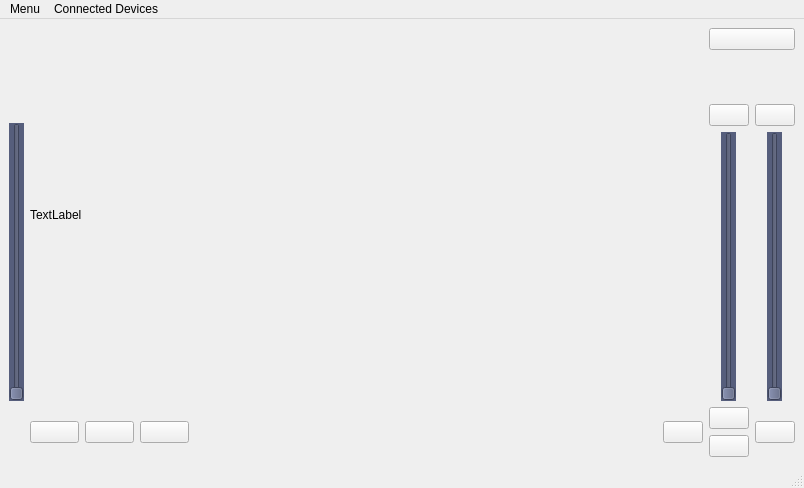
<?xml version="1.0" encoding="UTF-8"?>
<ui version="4.0">
 <class>MainWindow</class>
 <widget class="QMainWindow" name="MainWindow">
  <property name="geometry">
   <rect>
    <x>0</x>
    <y>0</y>
    <width>804</width>
    <height>488</height>
   </rect>
  </property>
  <property name="windowTitle">
   <string>MainWindow</string>
  </property>
  <property name="autoFillBackground">
   <bool>false</bool>
  </property>
  <property name="styleSheet">
   <string notr="true"/>
  </property>
  <widget class="QWidget" name="centralwidget">
   <layout class="QGridLayout" name="gridLayout">
    <item row="21" column="21">
     <layout class="QVBoxLayout" name="verticalLayout_62"/>
    </item>
    <item row="22" column="5" colspan="4">
     <layout class="QVBoxLayout" name="verticalLayout_60">
      <item>
       <widget class="QPushButton" name="camera_icon">
        <property name="text">
         <string/>
        </property>
        <property name="icon">
         <iconset>
          <normaloff>../icons/camOFFF.png</normaloff>
          <normalon>../icons/camONN.png</normalon>../icons/camOFFF.png</iconset>
        </property>
        <property name="iconSize">
         <size>
          <width>40</width>
          <height>50</height>
         </size>
        </property>
       </widget>
      </item>
     </layout>
    </item>
    <item row="11" column="0">
     <layout class="QVBoxLayout" name="verticalLayout_49"/>
    </item>
    <item row="1" column="0">
     <layout class="QVBoxLayout" name="verticalLayout_50"/>
    </item>
    <item row="21" column="33">
     <layout class="QVBoxLayout" name="verticalLayout_14"/>
    </item>
    <item row="22" column="1" colspan="4">
     <layout class="QVBoxLayout" name="verticalLayout_84">
      <item>
       <widget class="QPushButton" name="change_lens_button">
        <property name="text">
         <string/>
        </property>
        <property name="icon">
         <iconset>
          <normaloff>../icons/LENS.png</normaloff>../icons/LENS.png</iconset>
        </property>
        <property name="iconSize">
         <size>
          <width>40</width>
          <height>50</height>
         </size>
        </property>
       </widget>
      </item>
     </layout>
    </item>
    <item row="21" column="48">
     <layout class="QVBoxLayout" name="verticalLayout_6"/>
    </item>
    <item row="21" column="1">
     <layout class="QVBoxLayout" name="verticalLayout_11"/>
    </item>
    <item row="15" column="0">
     <layout class="QVBoxLayout" name="verticalLayout_42"/>
    </item>
    <item row="21" column="6">
     <layout class="QVBoxLayout" name="verticalLayout_82"/>
    </item>
    <item row="21" column="5">
     <layout class="QVBoxLayout" name="verticalLayout_61"/>
    </item>
    <item row="21" column="2">
     <layout class="QVBoxLayout" name="verticalLayout_33"/>
    </item>
    <item row="19" column="0" rowspan="2">
     <layout class="QHBoxLayout" name="horizontalLayout_5">
      <property name="topMargin">
       <number>0</number>
      </property>
      <item>
       <widget class="QSlider" name="updown_slider">
        <property name="styleSheet">
         <string notr="true">background: #565e7c;</string>
        </property>
        <property name="orientation">
         <enum>Qt::Vertical</enum>
        </property>
       </widget>
      </item>
     </layout>
    </item>
    <item row="21" column="38">
     <layout class="QVBoxLayout" name="verticalLayout_19"/>
    </item>
    <item row="21" column="19">
     <layout class="QVBoxLayout" name="verticalLayout_65"/>
    </item>
    <item row="21" column="15">
     <layout class="QVBoxLayout" name="verticalLayout_77"/>
    </item>
    <item row="21" column="31">
     <layout class="QVBoxLayout" name="verticalLayout_2"/>
    </item>
    <item row="21" column="43">
     <layout class="QVBoxLayout" name="verticalLayout_24"/>
    </item>
    <item row="12" column="0">
     <layout class="QVBoxLayout" name="verticalLayout_47"/>
    </item>
    <item row="21" column="49">
     <layout class="QVBoxLayout" name="verticalLayout_27"/>
    </item>
    <item row="16" column="0">
     <layout class="QVBoxLayout" name="verticalLayout_26"/>
    </item>
    <item row="21" column="3">
     <layout class="QVBoxLayout" name="verticalLayout_71"/>
    </item>
    <item row="21" column="30">
     <layout class="QVBoxLayout" name="verticalLayout_8"/>
    </item>
    <item row="14" column="0">
     <layout class="QVBoxLayout" name="verticalLayout_43"/>
    </item>
    <item row="21" column="13">
     <layout class="QVBoxLayout" name="verticalLayout_81"/>
    </item>
    <item row="21" column="26">
     <layout class="QVBoxLayout" name="verticalLayout_34"/>
    </item>
    <item row="21" column="10">
     <layout class="QVBoxLayout" name="verticalLayout_78"/>
    </item>
    <item row="10" column="0">
     <layout class="QVBoxLayout" name="verticalLayout_41"/>
    </item>
    <item row="5" column="0">
     <layout class="QVBoxLayout" name="verticalLayout_57"/>
    </item>
    <item row="8" column="0">
     <layout class="QVBoxLayout" name="verticalLayout_59"/>
    </item>
    <item row="21" column="7">
     <layout class="QVBoxLayout" name="verticalLayout_79"/>
    </item>
    <item row="21" column="42">
     <layout class="QVBoxLayout" name="verticalLayout_23"/>
    </item>
    <item row="21" column="39">
     <layout class="QVBoxLayout" name="verticalLayout_20"/>
    </item>
    <item row="21" column="41">
     <layout class="QVBoxLayout" name="verticalLayout_22"/>
    </item>
    <item row="21" column="24">
     <layout class="QVBoxLayout" name="verticalLayout_30"/>
    </item>
    <item row="21" column="23">
     <layout class="QVBoxLayout" name="verticalLayout_36"/>
    </item>
    <item row="21" column="12">
     <layout class="QVBoxLayout" name="verticalLayout_68"/>
    </item>
    <item row="17" column="0">
     <layout class="QVBoxLayout" name="verticalLayout_39"/>
    </item>
    <item row="22" column="49">
     <layout class="QVBoxLayout" name="verticalLayout_86">
      <item>
       <widget class="QPushButton" name="right_button">
        <property name="text">
         <string/>
        </property>
       </widget>
      </item>
     </layout>
    </item>
    <item row="21" column="27">
     <layout class="QVBoxLayout" name="verticalLayout_31"/>
    </item>
    <item row="18" column="0">
     <layout class="QVBoxLayout" name="verticalLayout_44"/>
    </item>
    <item row="21" column="32">
     <layout class="QVBoxLayout" name="verticalLayout_12"/>
    </item>
    <item row="13" column="0">
     <layout class="QVBoxLayout" name="verticalLayout_48"/>
    </item>
    <item row="21" column="18">
     <layout class="QVBoxLayout" name="verticalLayout_76"/>
    </item>
    <item row="22" column="0">
     <layout class="QVBoxLayout" name="verticalLayout_72"/>
    </item>
    <item row="0" column="0">
     <layout class="QHBoxLayout" name="horizontalLayout_4"/>
    </item>
    <item row="21" column="36">
     <layout class="QVBoxLayout" name="verticalLayout_16"/>
    </item>
    <item row="21" column="29">
     <layout class="QVBoxLayout" name="verticalLayout_29"/>
    </item>
    <item row="21" column="28">
     <layout class="QVBoxLayout" name="verticalLayout_7"/>
    </item>
    <item row="21" column="17">
     <layout class="QVBoxLayout" name="verticalLayout_69"/>
    </item>
    <item row="21" column="16">
     <layout class="QVBoxLayout" name="verticalLayout_64"/>
    </item>
    <item row="9" column="0">
     <layout class="QVBoxLayout" name="verticalLayout_52"/>
    </item>
    <item row="3" column="0">
     <layout class="QVBoxLayout" name="verticalLayout_37"/>
    </item>
    <item row="21" column="34">
     <layout class="QVBoxLayout" name="verticalLayout_13"/>
    </item>
    <item row="21" column="9">
     <layout class="QVBoxLayout" name="verticalLayout_80"/>
    </item>
    <item row="21" column="35">
     <layout class="QVBoxLayout" name="verticalLayout_15"/>
    </item>
    <item row="21" column="20">
     <layout class="QVBoxLayout" name="verticalLayout_67"/>
    </item>
    <item row="4" column="0">
     <layout class="QVBoxLayout" name="verticalLayout_51"/>
    </item>
    <item row="21" column="4">
     <layout class="QVBoxLayout" name="verticalLayout_66"/>
    </item>
    <item row="21" column="40">
     <layout class="QVBoxLayout" name="verticalLayout_21"/>
    </item>
    <item row="21" column="0">
     <layout class="QHBoxLayout" name="horizontalLayout_3"/>
    </item>
    <item row="2" column="0">
     <layout class="QVBoxLayout" name="verticalLayout_56"/>
    </item>
    <item row="21" column="11">
     <layout class="QVBoxLayout" name="verticalLayout_83"/>
    </item>
    <item row="6" column="0">
     <layout class="QVBoxLayout" name="verticalLayout_55"/>
    </item>
    <item row="21" column="22">
     <layout class="QVBoxLayout" name="verticalLayout_63"/>
    </item>
    <item row="7" column="0">
     <layout class="QVBoxLayout" name="verticalLayout_54"/>
    </item>
    <item row="21" column="14">
     <layout class="QVBoxLayout" name="verticalLayout_75"/>
    </item>
    <item row="21" column="37">
     <layout class="QVBoxLayout" name="verticalLayout_17"/>
    </item>
    <item row="21" column="8">
     <layout class="QVBoxLayout" name="verticalLayout_70"/>
    </item>
    <item row="21" column="25">
     <layout class="QVBoxLayout" name="verticalLayout_35"/>
    </item>
    <item row="22" column="9" colspan="4">
     <layout class="QVBoxLayout" name="verticalLayout_87">
      <item>
       <widget class="QPushButton" name="video_icon">
        <property name="text">
         <string/>
        </property>
        <property name="icon">
         <iconset>
          <normaloff>../icons/VIDOFF.png</normaloff>
          <normalon>../icons/VIDON.png</normalon>../icons/VIDOFF.png</iconset>
        </property>
        <property name="iconSize">
         <size>
          <width>40</width>
          <height>50</height>
         </size>
        </property>
       </widget>
      </item>
     </layout>
    </item>
    <item row="21" column="47">
     <layout class="QVBoxLayout" name="verticalLayout_10"/>
    </item>
    <item row="21" column="44">
     <layout class="QVBoxLayout" name="verticalLayout_5"/>
    </item>
    <item row="22" column="48">
     <layout class="QVBoxLayout" name="verticalLayout_85">
      <item>
       <widget class="QPushButton" name="forward_button">
        <property name="text">
         <string/>
        </property>
       </widget>
      </item>
      <item>
       <widget class="QPushButton" name="backward_button">
        <property name="text">
         <string/>
        </property>
       </widget>
      </item>
     </layout>
    </item>
    <item row="22" column="47">
     <layout class="QVBoxLayout" name="verticalLayout_58">
      <item>
       <widget class="QPushButton" name="left_button">
        <property name="text">
         <string/>
        </property>
       </widget>
      </item>
     </layout>
    </item>
    <item row="14" column="49" rowspan="6">
     <layout class="QVBoxLayout" name="verticalLayout_90">
      <item>
       <widget class="QPushButton" name="show_video">
        <property name="text">
         <string/>
        </property>
       </widget>
      </item>
     </layout>
    </item>
    <item row="14" column="48" rowspan="6">
     <layout class="QVBoxLayout" name="verticalLayout_89">
      <item>
       <widget class="QPushButton" name="show_image">
        <property name="text">
         <string/>
        </property>
       </widget>
      </item>
     </layout>
    </item>
    <item row="0" column="48" rowspan="6" colspan="2">
     <layout class="QVBoxLayout" name="verticalLayout_88">
      <item>
       <widget class="QPushButton" name="turn_off">
        <property name="text">
         <string/>
        </property>
       </widget>
      </item>
     </layout>
    </item>
    <item row="20" column="48">
     <layout class="QHBoxLayout" name="horizontalLayout_6">
      <item>
       <widget class="QSlider" name="zoom_slider">
        <property name="styleSheet">
         <string notr="true">background: #565e7c;</string>
        </property>
        <property name="orientation">
         <enum>Qt::Vertical</enum>
        </property>
       </widget>
      </item>
     </layout>
    </item>
    <item row="20" column="49">
     <layout class="QHBoxLayout" name="horizontalLayout_2">
      <item>
       <widget class="QSlider" name="brightness_slider">
        <property name="styleSheet">
         <string notr="true">background: #565e7c;</string>
        </property>
        <property name="orientation">
         <enum>Qt::Vertical</enum>
        </property>
       </widget>
      </item>
     </layout>
    </item>
    <item row="0" column="1" rowspan="21" colspan="47">
     <layout class="QHBoxLayout" name="horizontalLayout">
      <item>
       <widget class="QLabel" name="frame_label">
        <property name="text">
         <string>TextLabel</string>
        </property>
       </widget>
      </item>
     </layout>
    </item>
   </layout>
  </widget>
  <widget class="QMenuBar" name="menubar">
   <property name="geometry">
    <rect>
     <x>0</x>
     <y>0</y>
     <width>804</width>
     <height>22</height>
    </rect>
   </property>
   <widget class="QMenu" name="menu_menu">
    <property name="title">
     <string>Menu</string>
    </property>
    <addaction name="action_connect_hdmi"/>
    <addaction name="action_preferences"/>
    <addaction name="action_autofocus"/>
   </widget>
   <widget class="QMenu" name="connected_devices_menu">
    <property name="title">
     <string>Connected Devices</string>
    </property>
   </widget>
   <addaction name="menu_menu"/>
   <addaction name="connected_devices_menu"/>
  </widget>
  <widget class="QStatusBar" name="statusbar"/>
  <action name="actionConnect_to_HDMI">
   <property name="text">
    <string>Connect to HDMI</string>
   </property>
  </action>
  <action name="actionLibrary">
   <property name="text">
    <string>Library</string>
   </property>
  </action>
  <action name="actionTurn_OFF">
   <property name="text">
    <string>Turn OFF</string>
   </property>
  </action>
  <action name="action_connect_hdmi">
   <property name="text">
    <string>Connect to HDMI</string>
   </property>
  </action>
  <action name="actionLibrary_2">
   <property name="text">
    <string>Library</string>
   </property>
  </action>
  <action name="actionTurn_OFF_2">
   <property name="text">
    <string>Turn OFF</string>
   </property>
  </action>
  <action name="actionSet_Preferences">
   <property name="text">
    <string>Set Preferences</string>
   </property>
  </action>
  <action name="action_preferences">
   <property name="text">
    <string>Preferences</string>
   </property>
  </action>
  <action name="action_autofocus">
   <property name="text">
    <string>Auto Focus</string>
   </property>
  </action>
 </widget>
 <resources/>
 <connections/>
</ui>
